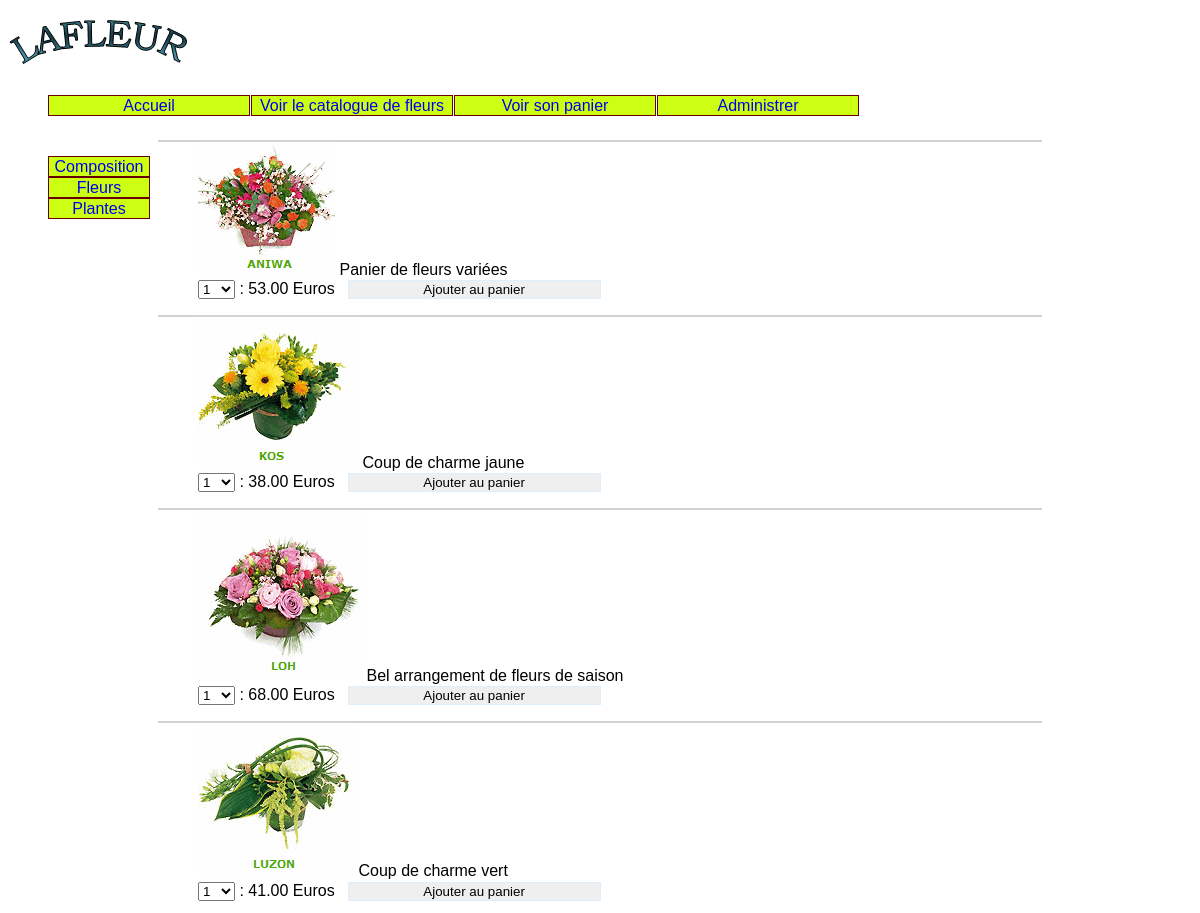
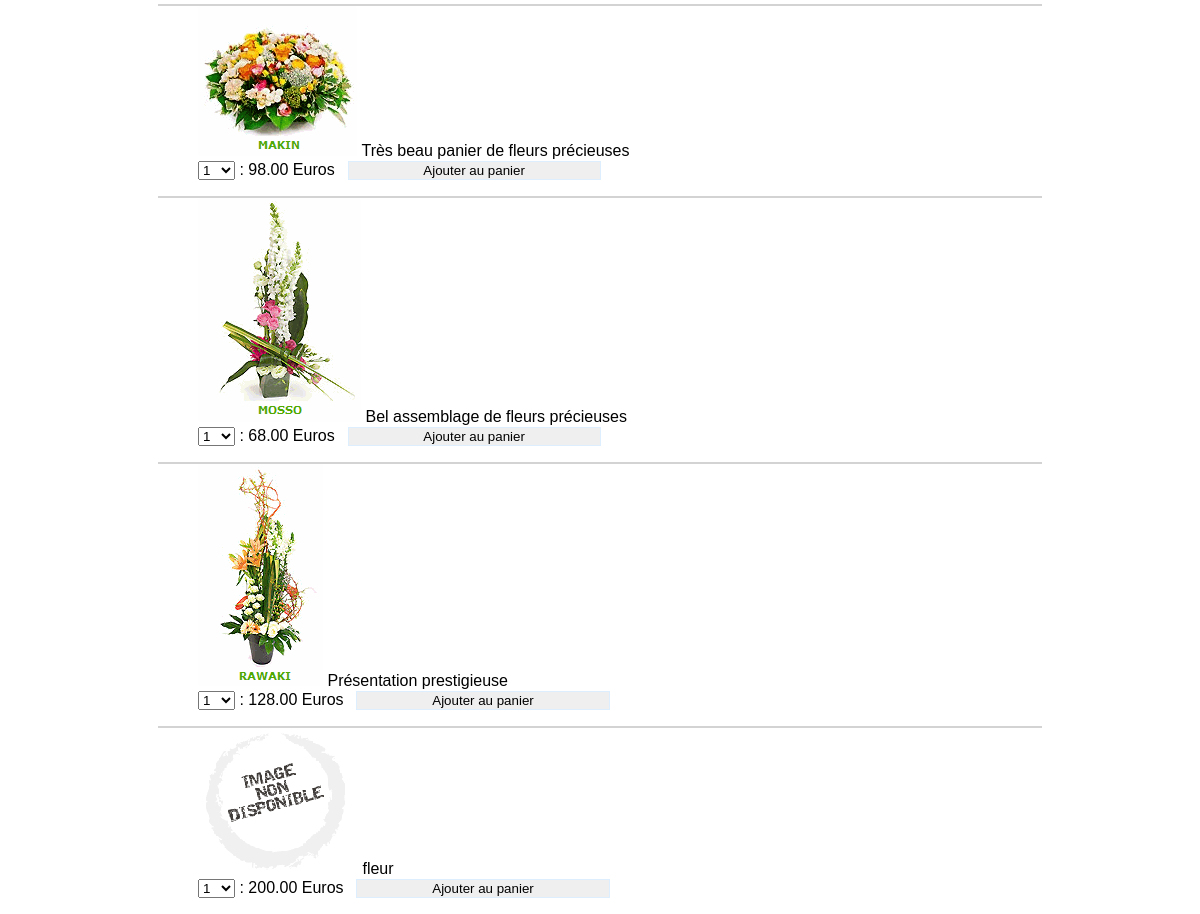
/index.php?uc=voirProduits&categorie=com&action=voirProduits, run on the app's committed database (2 pictures, top to bottom).
### tables this page shows
CREATE TABLE IF NOT EXISTS `categorie` (
  `id` char(32) NOT NULL,
  `libelle` char(32) DEFAULT NULL,
  PRIMARY KEY (`id`)
);

CREATE TABLE IF NOT EXISTS `produit` (
  `id` char(32) NOT NULL,
  `description` char(50) DEFAULT NULL,
  `prix` decimal(10,2) DEFAULT NULL,
  `image` char(32) DEFAULT NULL,
  `idCategorie` char(32) NOT NULL,
  PRIMARY KEY (`id`),
  KEY `I_FK_Produit_CATEGORIE` (`idCategorie`)
);

### util/class.pdoLafleur.inc.php (called while the page is built, shortened)
<?php
class PdoLafleur
{
      	private static $serveur='mysql:host=localhost';
      	private static $bdd='dbname=lafleur';
      	private static $user='root' ;
      	private static $mdp='' ;
		private static $monPdo;
		private static $monPdoLafleur = null;
	private function __construct()
	{
    		PdoLafleur::$monPdo = new PDO(PdoLafleur::$serveur.';'.PdoLafleur::$bdd, PdoLafleur::$user, PdoLafleur::$mdp);
			PdoLafleur::$monPdo->query("SET CHARACTER SET utf8");
	}
	public  static function getPdoLafleur()
	{
		if(PdoLafleur::$monPdoLafleur == null)
		{
			PdoLafleur::$monPdoLafleur= new PdoLafleur();
		}
		return PdoLafleur::$monPdoLafleur;
	}
	public function getLesCategories()
	{
		$req = "select * from categorie";
		$res = PdoLafleur::$monPdo->query($req);
		$lesLignes = $res->fetchAll();
		return $lesLignes;
	}
	public function getLesProduitsDeCategorie($idCategorie)
	{
	    $req="select * from produit where idCategorie = '$idCategorie'";
		$res = PdoLafleur::$monPdo->query($req);
		$lesLignes = $res->fetchAll();
		return $lesLignes;
	}
}
?>

### vues/v_produits.php (the view, shortened to what this page needs)
<div id="produits">
<?php
foreach( $lesProduits as $unProduit)
{
	$id = $unProduit['id'];
	$description = $unProduit['description'];
	$prix=$unProduit['prix'];
	$image = $unProduit['image'];
	?>
	<ul>
			<li><img src="<?php echo $image ?>" alt=image /></li>
			<li><?php echo $description ?></li>
            <form method="GET" name="FRM<?php echo $id;?>" action="index.php">
                <select name="quantite">
                    <?php
                        for($i=1; $i<=10; $i++){
                            echo "<option value='".$i."'>$i</option>";
                        }
                    ?>
                </select>
                <li><?php echo " : ".$prix." Euros" ?></li>
                <li>
                    <input type="submit" name="ajouterpanier" value="Ajouter au panier">
                </li>
            </form>
	</ul>
<?php
}
?>
</div>

### vues/v_entete.php (shortened to what this page needs)
<!DOCTYPE HTML PUBLIC "-//W3C//DTD HTML 4.01 Transitional//EN"
"http://www.w3.org/TR/html4/loose.dtd">
<html lang="fr">
<head>
<link href="util/cssGeneral.css" rel="stylesheet" type="text/css">
</head>
<body >

### vues/v_bandeau.php (shortened to what this page needs)
<div id="bandeau">
<img src="images/lafleur.gif"	alt="Lafleur" title="Lafleur"/>
</div>
<ul id="menu">
	<li><a href="index.php?uc=accueil"> Accueil </a></li>
	<li><a href="index.php?uc=voirProduits&action=voirCategories"> Voir le catalogue de fleurs </a></li>
	<li><a href="index.php?uc=gererPanier&action=voirPanier"> Voir son panier </a></li>
	<li><a href="index.php?uc=administrer"> Administrer </a></li>
</ul>

### index.php (shortened to what this page needs)
<?php
require_once("util/class.pdoLafleur.inc.php");
include("vues/v_entete.php") ;
include("vues/v_bandeau.php") ;
if(!isset($_REQUEST['uc']))
     $uc = 'accueil';
else
	$uc = $_REQUEST['uc'];
$pdo = PdoLafleur::getPdoLafleur();
switch($uc)
{
	case 'voirProduits' :
		{include("controleurs/c_voirProduits.php");break;}
}
include("vues/v_pied.php") ;
?>

### controleurs/c_voirProduits.php (shortened to what this page needs)
<?php
$action = $_REQUEST['action'];
switch($action)
{
	case 'voirProduits' :
		$lesCategories = $pdo->getLesCategories();
		include("vues/v_categories.php");
  		$categorie = $_REQUEST['categorie'];
		$lesProduits = $pdo->getLesProduitsDeCategorie($categorie);
		include("vues/v_produits.php");
		break;
}
?>

### vues/v_categories.php
<ul id="categories">
<?php
foreach( $lesCategories as $uneCategorie)
{
	$idCategorie = $uneCategorie['id'];
	$libCategorie = $uneCategorie['libelle'];
	?>
	<li>
		<a href=index.php?uc=voirProduits&categorie=<?php echo $idCategorie ?>&action=voirProduits><?php echo $libCategorie ?></a>
	</li>
<?php
}
?>
</ul>

### util/cssGeneral.css (style rules this page uses)
html { font:normal 100%/1.2em "Trebuchet MS",Verdana,Helvetica,Arial,sans-serif; }
input { margin-left: 1%; width: 30%; border: #CCC 1px solid; }
input[type="submit"] { border: #DDEEFF 1px solid; width: 30%; }
#menu { height: 1.8em ; }
#categories { float:left; }
#produits { padding:0 150px; }
#menu li { list-style-type: none; list-style-image:none; float: left ; text-align: center; width: 200px ; border: 1px solid #600 ; margin-right: 1px ; color: #fff ; background: #ccff11 ; }
#menu li a , #categories li a { text-decoration:none; }
#categories li { list-style-type: none; list-style-image:none; margin-right: 1px ; border:1px solid #600; width:100px; text-align:center; background:#ccff11; }
#produits li, #produits li a { list-style-type: none; list-style-image:none; display:inline; width:175px; text-align:center; height:205px; font: 1em "Trebuchet MS",Arial,sans-serif ; }
#produits ul { border-top: 2px solid lightgrey; }

### data on the page
categorie: libelle "Composition"
categorie: libelle "Fleurs"
categorie: libelle "Plantes"
produit: image (picture), description "Panier de fleurs variées", prix "53.00"
produit: image (picture), description "Coup de charme jaune", prix "38.00"
produit: image (picture), description "Bel arrangement de fleurs de saison", prix "68.00"
produit: image (picture), description "Coup de charme vert", prix "41.00"
produit: image (picture), description "Très beau panier de fleurs précieuses", prix "98.00"
produit: image (picture), description "Bel assemblage de fleurs précieuses", prix "68.00"
produit: image (picture), description "Présentation prestigieuse", prix "128.00"
produit: image (picture), description "fleur", prix "200.00"

### other printed values
form field quantite "1"
